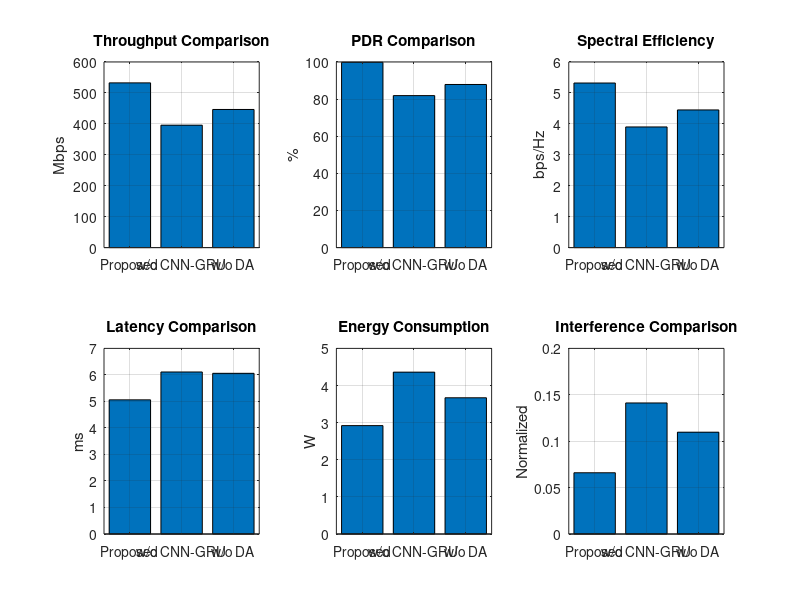

Recreate this plot in MATLAB. (Note: this script raises an error after producing the figure.)
%% =========================================================
% PERFORMANCE METRICS COMPARISON
% Proposed vs w/o CNN-GRU vs w/o Dragonfly
%% =========================================================

clc;
clear;
close all;

%% =========================================================
% METRIC VALUES
%% =========================================================

metrics = {'Throughput', ...
           'PDR', ...
           'Spectral Efficiency', ...
           'Latency', ...
           'Energy', ...
           'Interference'};

% Proposed Model
proposed = [532.5  99.86  5.32  5.06  2.92  0.0660];

% Without CNN-GRU
without_cnn = [395.7  81.89  3.90  6.11  4.36  0.1412];

% Without Dragonfly Optimization
without_da = [446.5  87.88  4.45  6.06  3.67  0.1097];

%% =========================================================
% CREATE FIGURES
%% =========================================================

figure('Color','white');

%% ---------------------------------------------------------
% 1. THROUGHPUT COMPARISON
%% ---------------------------------------------------------

subplot(2,3,1);

bar([proposed(1), without_cnn(1), without_da(1)]);

set(gca,'XTickLabel',{'Proposed','w/o CNN-GRU','w/o DA'});

ylabel('Mbps');

title('Throughput Comparison');

grid on;

%% ---------------------------------------------------------
% 2. PDR COMPARISON
%% ---------------------------------------------------------

subplot(2,3,2);

bar([proposed(2), without_cnn(2), without_da(2)]);

set(gca,'XTickLabel',{'Proposed','w/o CNN-GRU','w/o DA'});

ylabel('%');

title('PDR Comparison');

grid on;

%% ---------------------------------------------------------
% 3. SPECTRAL EFFICIENCY
%% ---------------------------------------------------------

subplot(2,3,3);

bar([proposed(3), without_cnn(3), without_da(3)]);

set(gca,'XTickLabel',{'Proposed','w/o CNN-GRU','w/o DA'});

ylabel('bps/Hz');

title('Spectral Efficiency');

grid on;

%% ---------------------------------------------------------
% 4. LATENCY COMPARISON
%% ---------------------------------------------------------

subplot(2,3,4);

bar([proposed(4), without_cnn(4), without_da(4)]);

set(gca,'XTickLabel',{'Proposed','w/o CNN-GRU','w/o DA'});

ylabel('ms');

title('Latency Comparison');

grid on;

%% ---------------------------------------------------------
% 5. ENERGY COMPARISON
%% ---------------------------------------------------------

subplot(2,3,5);

bar([proposed(5), without_cnn(5), without_da(5)]);

set(gca,'XTickLabel',{'Proposed','w/o CNN-GRU','w/o DA'});

ylabel('W');

title('Energy Consumption');

grid on;

%% ---------------------------------------------------------
% 6. INTERFERENCE COMPARISON
%% ---------------------------------------------------------

subplot(2,3,6);

bar([proposed(6), without_cnn(6), without_da(6)]);

set(gca,'XTickLabel',{'Proposed','w/o CNN-GRU','w/o DA'});

ylabel('Normalized');

title('Interference Comparison');

grid on;

%% =========================================================
% OVERALL TITLE
%% =========================================================

sgtitle('Hybrid CNN-GRU + DQN + Dragonfly Optimization');

disp('===================================================');
disp(' PERFORMANCE METRICS COMPARISON COMPLETED ');
disp('===================================================');
